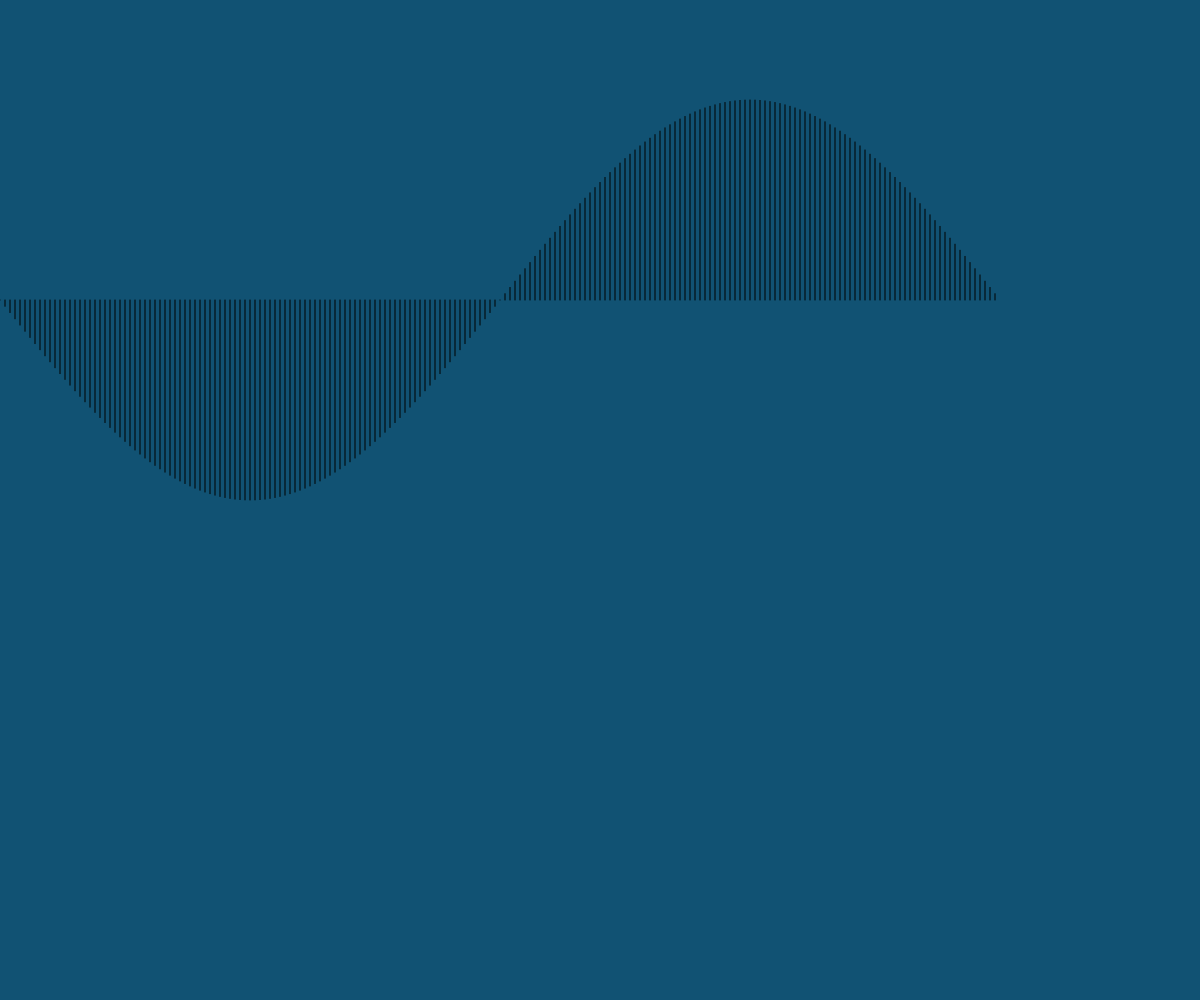
Frame 1 (no input)
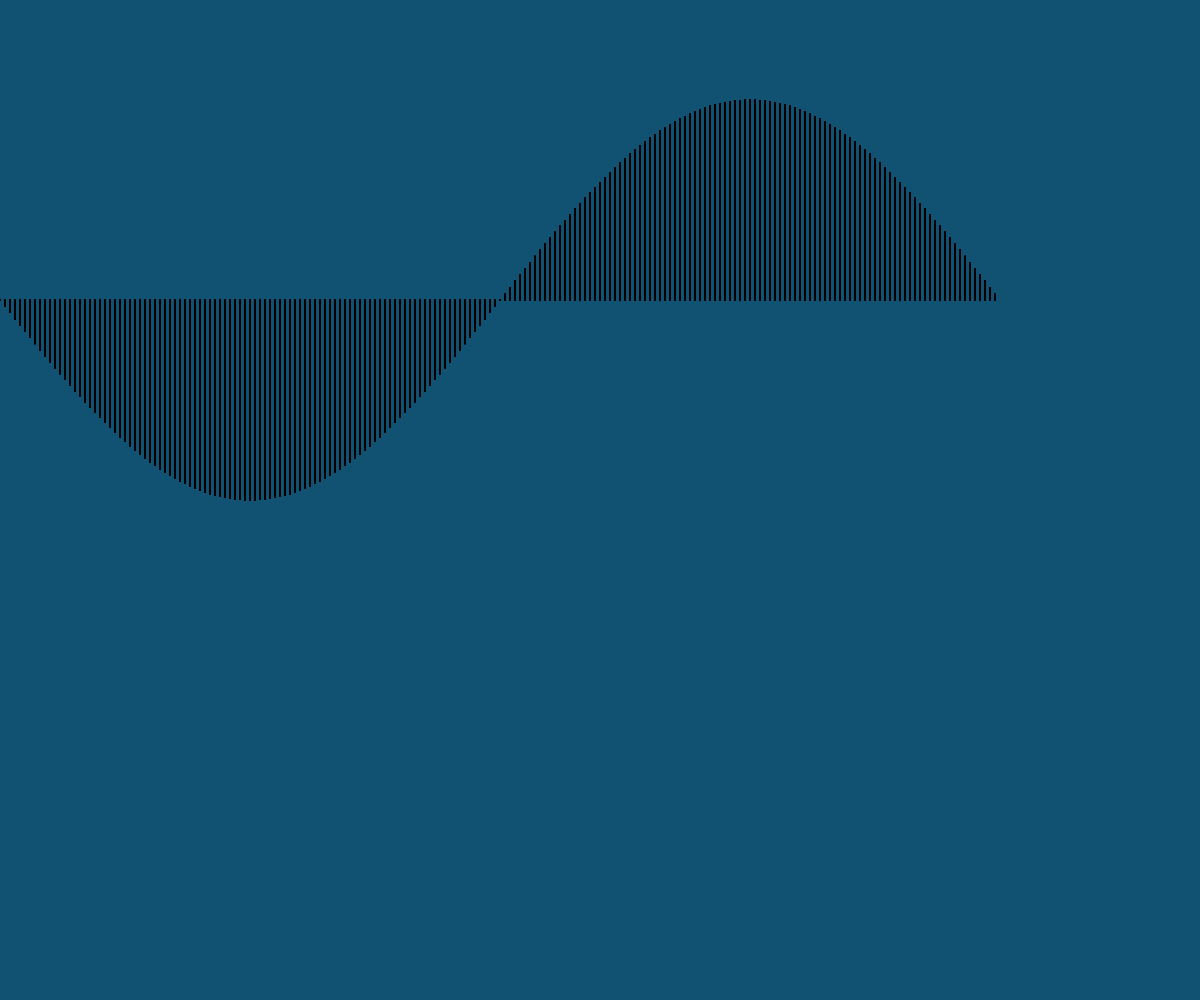
Frame 60 (no input)
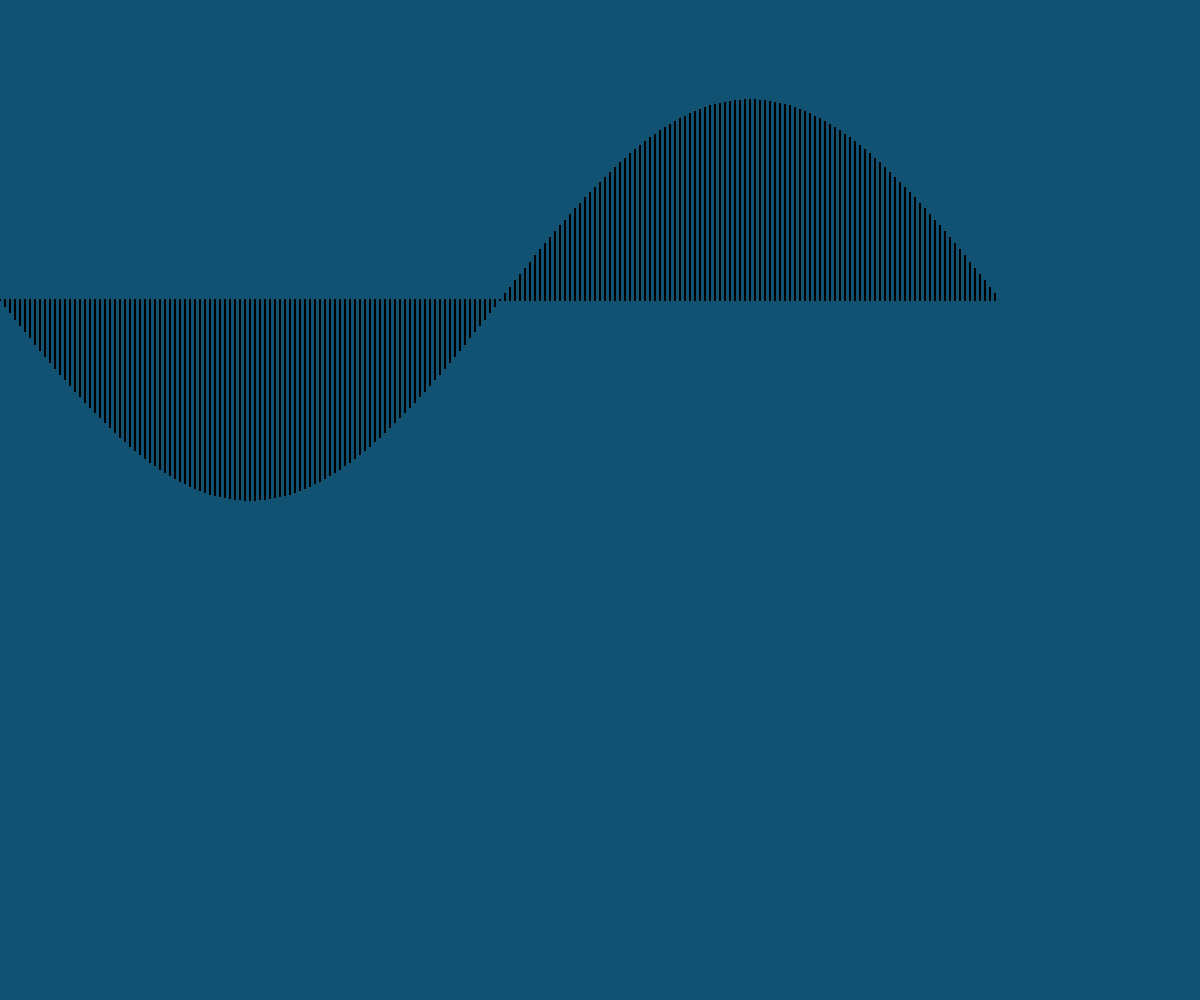
Frame 120 (the mouse pressed at the canvas centre since frame 60)

The p5.js sketch that drew these frames (run headless with seeded random() and noise() and a simulated clock; from frame 60 on, the mouse is pressed at the canvas centre):

// p5.js sketch
// ── sketch.js
let a = 0.0;
let inc;

function setup() {
    createCanvas(windowWidth, windowHeight);
    // angleMode(DEGREES);
    colorMode(HSB,360,100,100,1);
    background(200,85,45,1);
    inc = TWO_PI / 200.0;
}

function draw() {
    for (let i = 0; i < 200; i++) {
        line(i*5, 300, i*5, 300+sin(a)*200.0);
        a = a+inc;
    }
}
